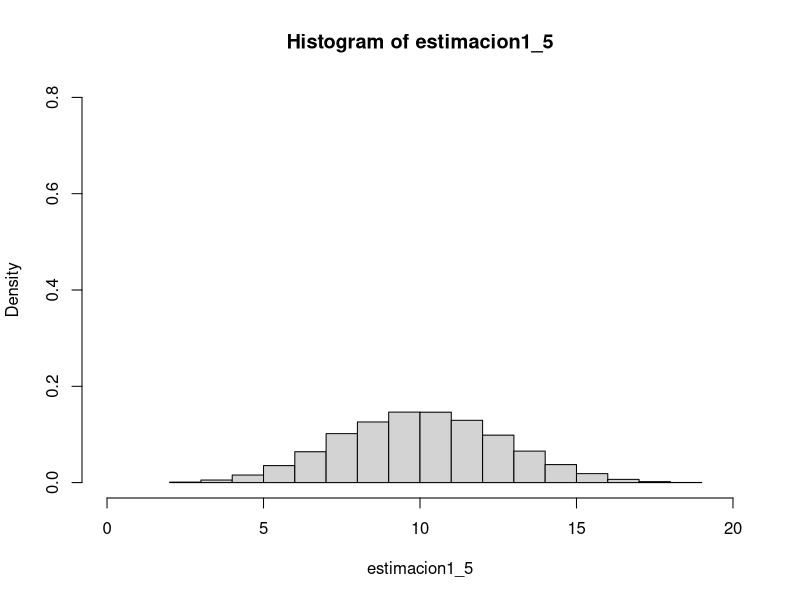
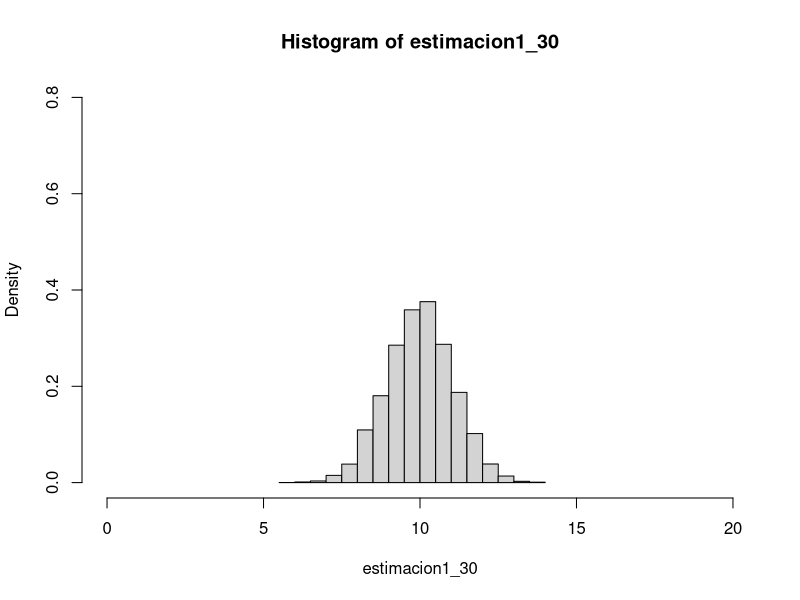
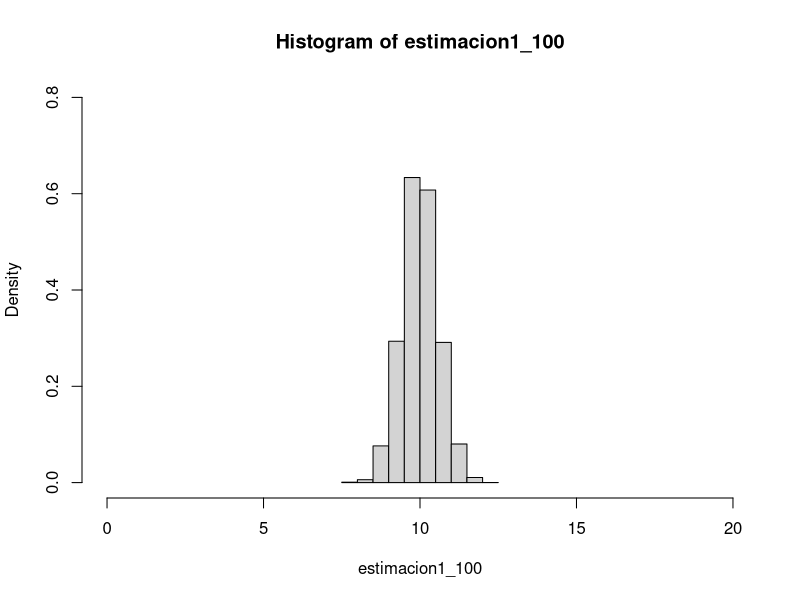
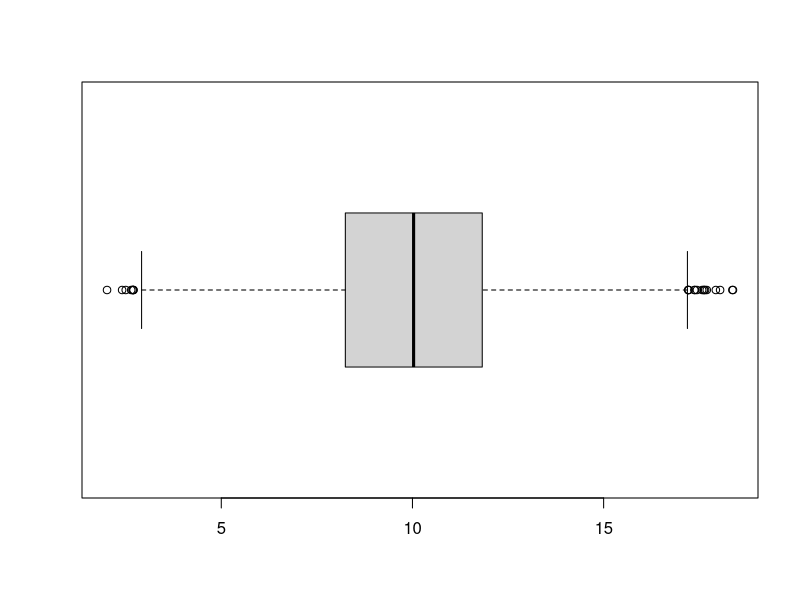
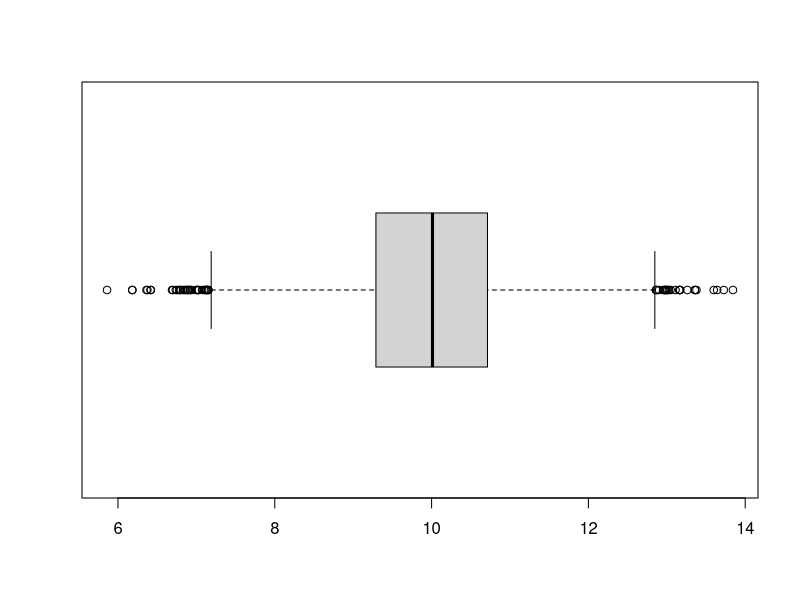
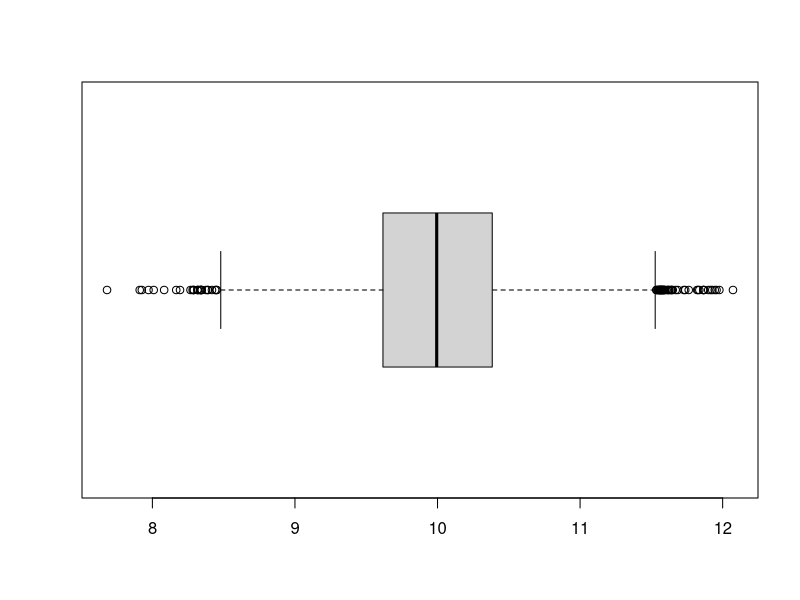
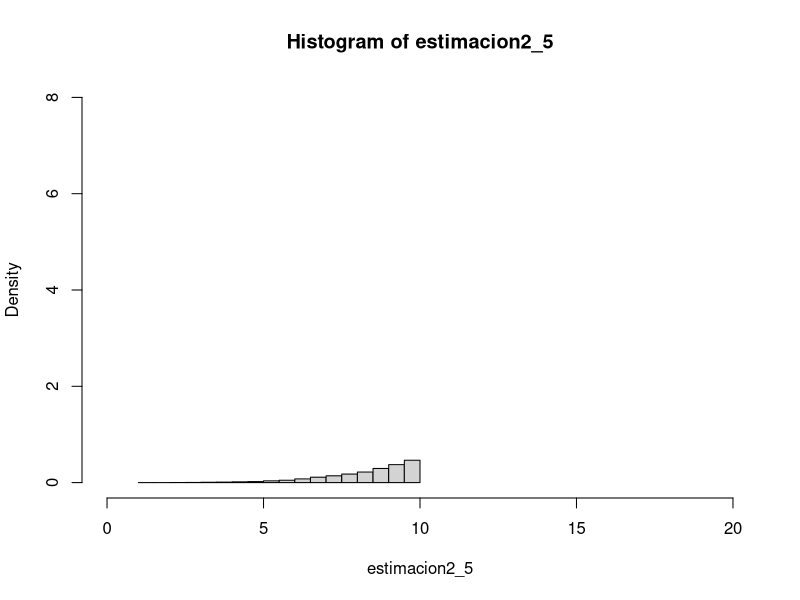
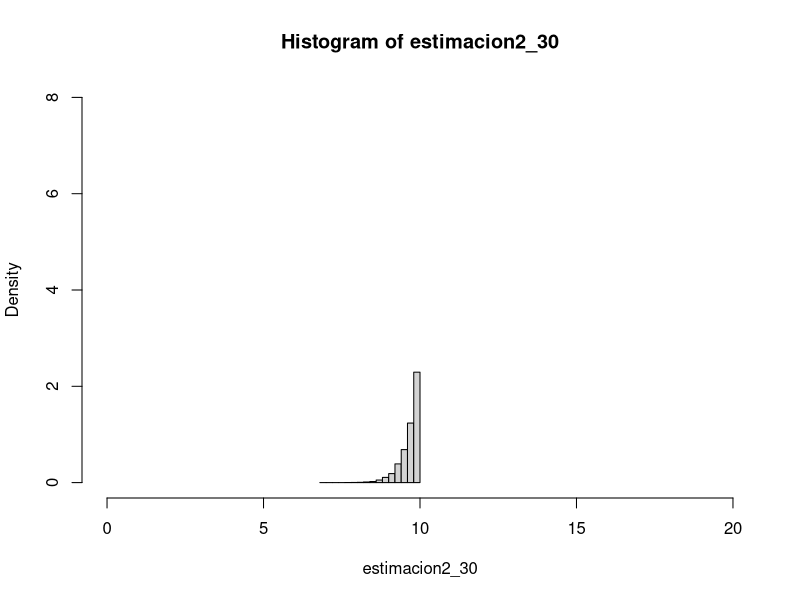

The R source for these figures, in order:
## ---- chunk 1
est1 <- function(...){
  estimacion <- mean(...)*2
  return(estimacion)
}
## ---- chunk 2
est2 <- function(datos){
  maximo <- 0
  for(i in datos){
    maximo <- max(maximo, i)
  }
  return(maximo)
}
## ---- chunk 3
muestra1 <- c(1.17, 1.75, 0.28, 2.56, 2.36, 0.36, 1.82, 0.24, 1.17, 1.86)
muestra1

## ---- chunk 4
est1_muestra1 <- est1(muestra1)
est1_muestra1

est2_muestra2 <- est2(muestra1)
est2_muestra2
## ---- chunk 5
muestra2 <- c(0.66, 0.07, 0.62, 0.65, 1.33, 0.40, 1.17, 1.11, 2.01, 2.98)
muestra2
## ---- chunk 6
est1_muestra2 <- est1(muestra2)
est1_muestra2

est2_muestra2 <- est2(muestra2)
est2_muestra2
## ---- chunk 7
Nrep <- 10000
estimaciones_funcion <- function(n, x){
  estimaciones <- rep(NA, Nrep)
  for(i in 1:Nrep){
    datos_n <- runif(n, min = 0, max = 10)
    if(x == 1){
      estimaciones[i] <- est1(datos_n)
    }
    else{
      estimaciones[i] <- est2(datos_n)
    }
  }
  return(estimaciones)
}
## ---- chunk 8
estimacion1_5 <- estimaciones_funcion(5, 1)

estimacion1_30 <- estimaciones_funcion(30, 1)

estimacion1_100 <- estimaciones_funcion(100, 1)
## ---- chunk 9

hist(estimacion1_5, probability = T, xlim = c(0,20), ylim  = c(0, 0.8))

hist(estimacion1_30, probability = T, xlim = c(0,20), ylim = c(0, 0.8))

hist(estimacion1_100, probability = T, xlim = c(0, 20), ylim = c(0, 0.8))
## ---- chunk 10

boxplot(estimacion1_5, horizontal = T)

boxplot(estimacion1_30, horizontal = T)

boxplot(estimacion1_100, horizontal = T)
## ---- chunk 11
mean(estimacion1_5)
mean(estimacion1_30)
mean(estimacion1_100)
## ---- chunk 12
estimacion2_5 <- estimaciones_funcion(5, 2)

estimacion2_30 <- estimaciones_funcion(30, 2)

estimacion2_100 <- estimaciones_funcion(100, 2)
## ---- chunk 13

hist(estimacion2_5, probability = T, xlim = c(0,20), ylim  = c(0, 8))

hist(estimacion2_30, probability = T, xlim = c(0,20), ylim = c(0, 8))

hist(estimacion2_100, probability = T, xlim = c(0, 20), ylim = c(0, 8))
## ---- chunk 14

boxplot(estimacion2_5, horizontal = T)

boxplot(estimacion2_30, horizontal = T)

boxplot(estimacion2_100, horizontal = T)
## ---- chunk 15
par(mfrow = c(2, 3))

hist(estimacion1_5, probability = T, xlim = c(0,20), ylim  = c(0, 8))

hist(estimacion1_30, probability = T, xlim = c(0,20), ylim = c(0, 8))

hist(estimacion1_100, probability = T, xlim = c(0, 20), ylim = c(0, 8))


hist(estimacion2_5, probability = T, xlim = c(0,20), ylim  = c(0, 8))

hist(estimacion2_30, probability = T, xlim = c(0,20), ylim = c(0, 8))

hist(estimacion2_100, probability = T, xlim = c(0, 20), ylim = c(0, 8))
